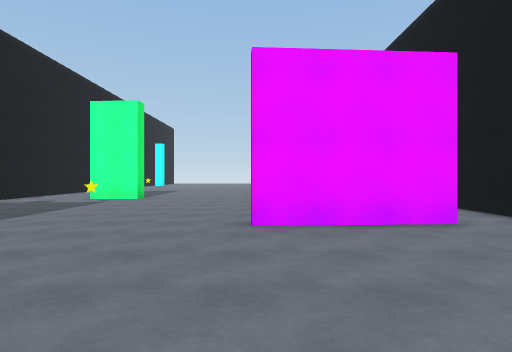
view 1 (above)

17 first-person views from a walk through a Unity game level. The camera is 1.4 m above the floor, looks level and sees 75° across. The floor is counted in squares, 2 m on a side. Each view is taken from the middle of a square. On the plan, view 1 faces up. The plan holds only what a view shows up to about 10 squares ahead; the rest is blank. The place goes on beyond the plan. The player is left out.

view 2
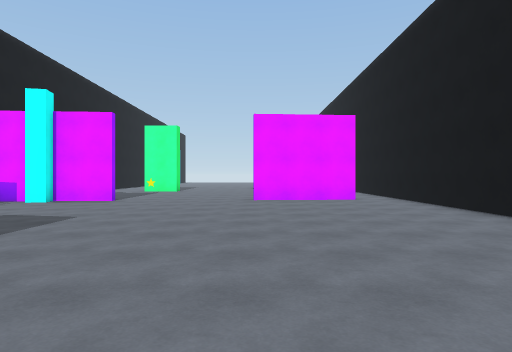

view 3
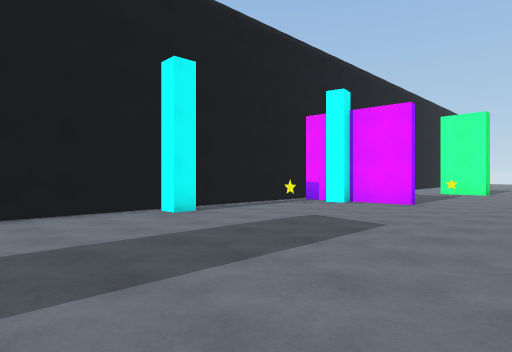

view 4
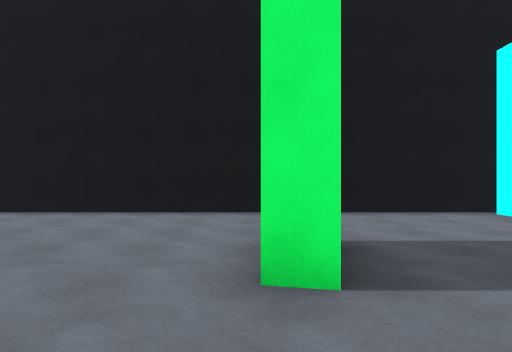

view 5
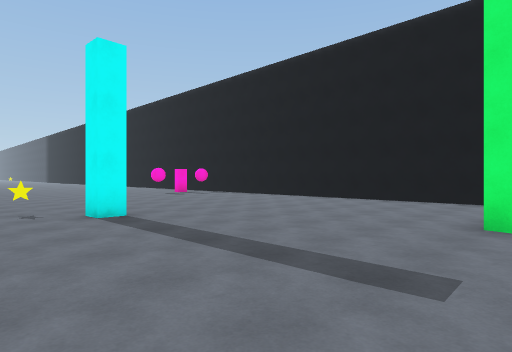

view 6
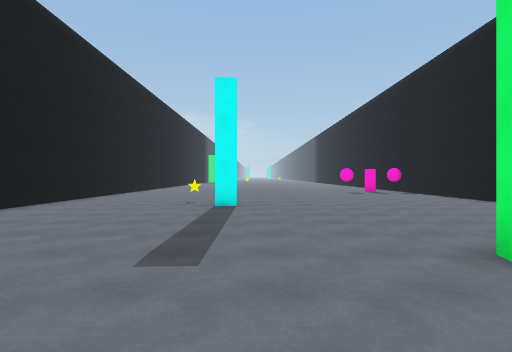

view 7
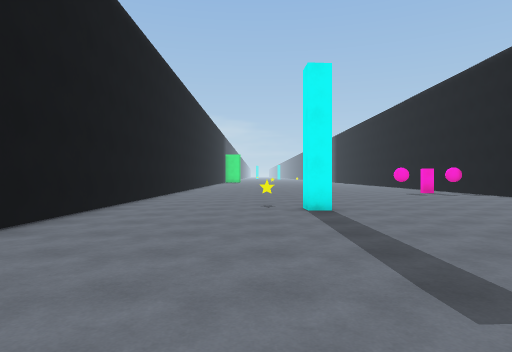

view 8
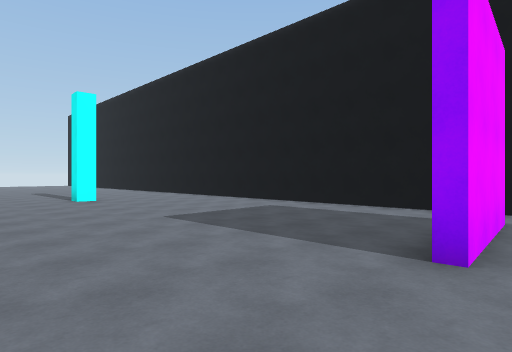

view 9
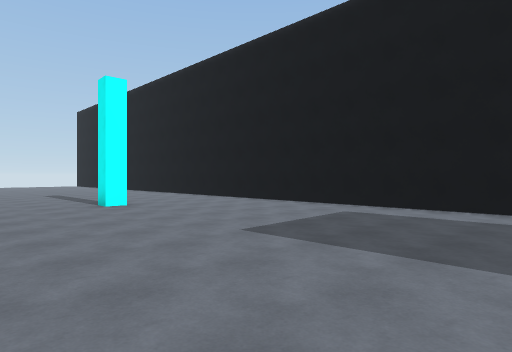

view 10
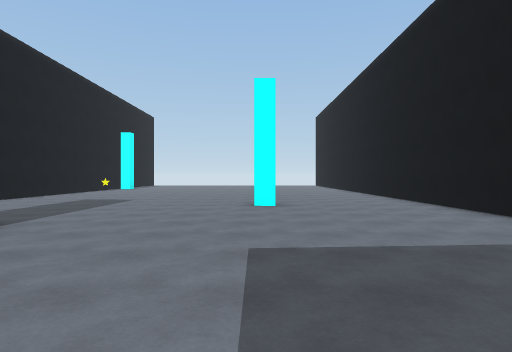

view 11
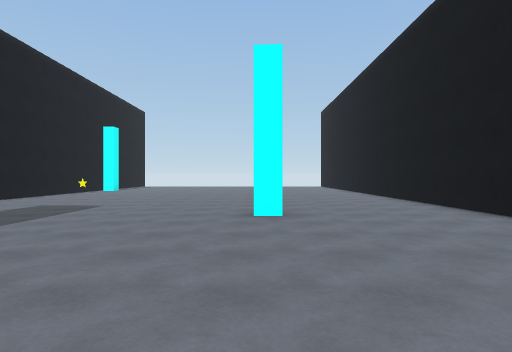

view 12
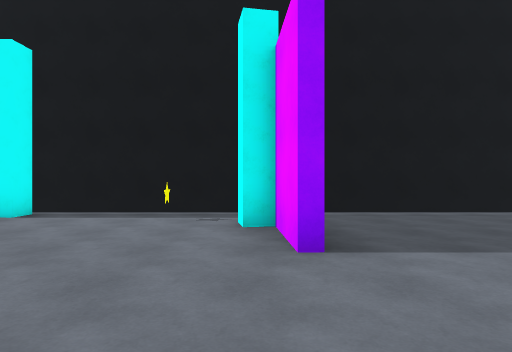

view 13
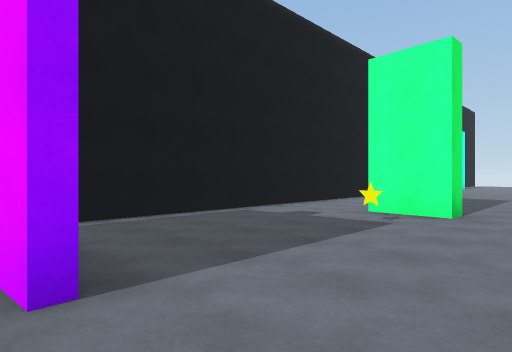

view 14
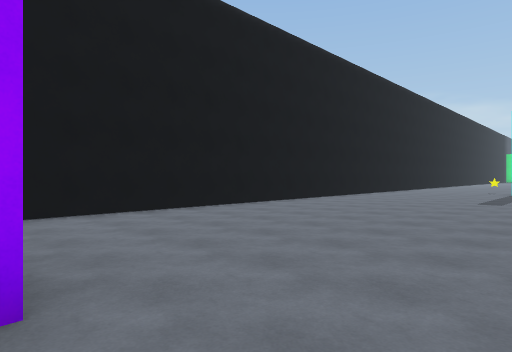

view 15
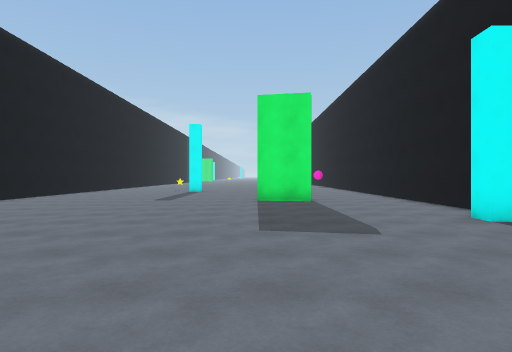

view 16
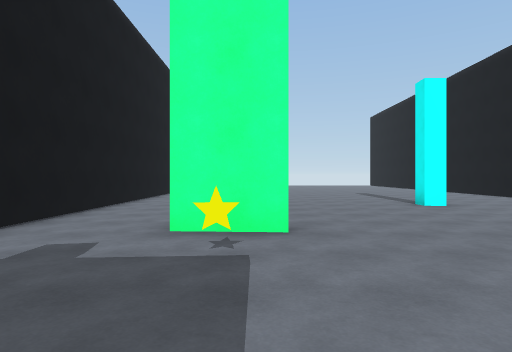

view 17
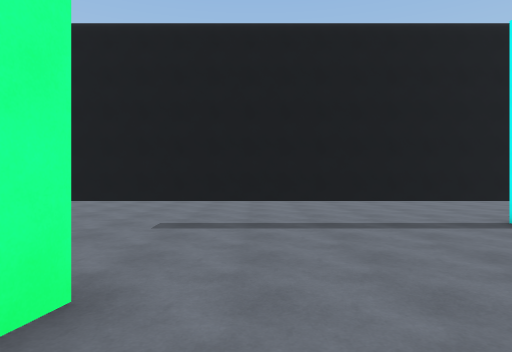

### Floor plan
Points are (right, up) in squares from view 1. A wall is a line through its corners. A room is listed if a view was taken in it or the views show most of it. See-through windows are left out.
Room 1 (views 1, 2, 3, 4, 5, 6, 7, 8, 9, 10, 11, 12, 13, 14, 15, 16, 17)
walls: (-4, 4.4) (-5.6, 4.3) (-5.6, 3.8) (-6.1, 3.7); (3, 4.9) (-0.2, 4.6); (-6.3, 4.2) (-7.1, 4.2); (-7.1, -0.1) (-6.6, -0.1) (-6.6, -0.6) (-7.2, -0.6); (4.4, 5.6) (4.4, 18); (-7.5, 3.8) (-7.5, -10); (-4.5, -4.2) (-3, -4.5) (-3.1, -5) (-3.7, -4.9); (-3.6, 10.7) (-3.6, 10.1) (-5.1, 10.2); (-0.6, -9.8) (-0.1, -9.8) (0, -10.4); (0.5, 13.8) (0, 13.8) (0, 14.3); (-7.5, -11) (-7.5, -12); (-7.5, 16) (-7.5, 5.2); (4.4, -13.2) (4.4, 5.1)
objects: other object (-6, 3); star (-4, 9); star (1, -11)

Where each view was taken, in squares from view 1:
view 1: 0 up, 0 right, facing up
view 2: 5 down, 0 right, facing up
view 3: 4 down, 1 left, facing up-left
view 4: 5 down, 1 left, facing left
view 5: 4 down, 2 right, facing down-left
view 6: 2 down, 1 left, facing down
view 7: 3 down, 1 right, facing down
view 8: 4 up, 3 left, facing up-right
view 9: 6 up, 3 left, facing up-right
view 10: 6 up, 0 right, facing up
view 11: 8 up, 0 right, facing up
view 12: 4 up, 1 left, facing left
view 13: 4 up, 2 left, facing up-left
view 14: 5 up, 2 left, facing down-right
view 15: 5 up, 3 left, facing down
view 16: 6 up, 4 left, facing up
view 17: 6 down, 5 left, facing right
